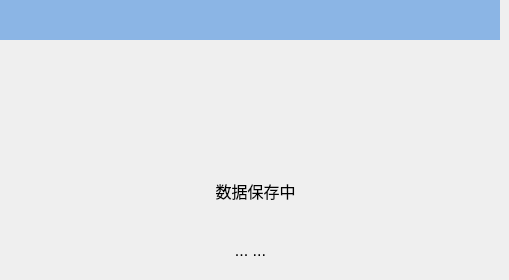
   <widget class="QWidget" name="page_6">
    <widget class="QLabel" name="label_tip2_3">
     <property name="geometry">
      <rect>
       <x>150</x>
       <y>230</y>
       <width>201</width>
       <height>41</height>
      </rect>
     </property>
     <property name="font">
      <font>
       <pointsize>12</pointsize>
      </font>
     </property>
     <property name="text">
      <string>... ...</string>
     </property>
     <property name="alignment">
      <set>Qt::AlignCenter</set>
     </property>
    </widget>
    <widget class="QLabel" name="label_76">
     <property name="geometry">
      <rect>
       <x>0</x>
       <y>0</y>
       <width>500</width>
       <height>40</height>
      </rect>
     </property>
     <property name="minimumSize">
      <size>
       <width>500</width>
       <height>40</height>
      </size>
     </property>
     <property name="maximumSize">
      <size>
       <width>500</width>
       <height>30</height>
      </size>
     </property>
     <property name="font">
      <font>
       <pointsize>16</pointsize>
      </font>
     </property>
     <property name="styleSheet">
      <string notr="true">QLabel{background-color:#8BB5E5;}</string>
     </property>
     <property name="text">
      <string/>
     </property>
     <property name="alignment">
      <set>Qt::AlignCenter</set>
     </property>
    </widget>
    <widget class="QLabel" name="label_tip1_4">
     <property name="geometry">
      <rect>
       <x>120</x>
       <y>170</y>
       <width>271</width>
       <height>41</height>
      </rect>
     </property>
     <property name="font">
      <font>
       <pointsize>12</pointsize>
      </font>
     </property>
     <property name="text">
      <string>数据保存中</string>
     </property>
     <property name="alignment">
      <set>Qt::AlignCenter</set>
     </property>
    </widget>
    <widget class="QLabel" name="label_77">
     <property name="geometry">
      <rect>
       <x>230</x>
       <y>70</y>
       <width>40</width>
       <height>40</height>
      </rect>
     </property>
     <property name="minimumSize">
      <size>
       <width>40</width>
       <height>40</height>
      </size>
     </property>
     <property name="maximumSize">
      <size>
       <width>40</width>
       <height>40</height>
      </size>
     </property>
     <property name="text">
      <string/>
     </property>
     <property name="pixmap">
      <pixmap resource="../resource.qrc">:/RunPage/runpage_images/alarm.png</pixmap>
     </property>
    </widget>
   </widget>
